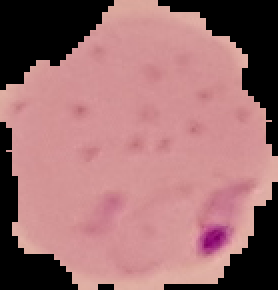
#> input picture img_dataset/Parasitized/C101P62ThinF_IMG_20150918_155731_cell_78.png, 139 x 145 px (shown 2 times larger); its folder holds only this picture in this run
$ jupyter execute --allow-errors img_model_Kmeans_LogisticR.ipynb
#> lines starting #> are read from the running program, lines starting #| are printed output that depends on the picture
## Library Import

[cell 1]
import pandas as pd
import numpy as np
import cv2
import os     # import os to accsses folders
import matplotlib.pyplot as plt
import seaborn as sns

# scaling and splitting
from sklearn.preprocessing import StandardScaler
from sklearn.model_selection import train_test_split

# models
from sklearn.cluster import KMeans
from sklearn.linear_model import LogisticRegression

# evaluation ----
from sklearn.metrics import confusion_matrix,accuracy_score,roc_curve, roc_auc_score

# **1- DATA EXPLORATION** - nagah

[cell 2]
# reading dataset paths
dataset_path = r"../img_dataset"

Parasitized_path = os.path.join(dataset_path, 'Parasitized')
Uninfected_path = os.path.join(dataset_path, 'Uninfected')

[cell 3]
# loading images without any processing
def load_images(folder_path, label):
#> called with folder_path = '../img_dataset/Parasitized', label = 1
    images = [] # list to store images
    labels = [] # list to store labels
    count = 0 # counter for images

    for root, dirs, files in os.walk(folder_path): # root: current directory, files: files in current directory(images) , dirs: subdirectories in that file "we won't use dirs here"
        for filename in files:
            if not filename.lower().endswith((".png", ".jpg", ".jpeg")): # skip non-images
                continue
            img_path = os.path.join(root, filename)
            img = cv2.imread(img_path,0)    # color mode -> 1 , grayscale -> 0 , unchanged -> -1  -- grayscale is 1channel, 2D array type uint8
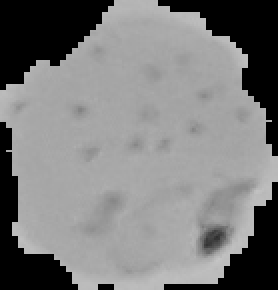
#> img: shape (145, 139) (shown 2 times larger); min 0, max 196, mean 124.3
            if img is None:                 # check if image is loaded successfully
                continue

            images.append(img)
            labels.append(label)
            count += 1

    return images, labels, count

[cell 4]
# load images
parasitized_images, parasitized_labels, count_p = load_images(Parasitized_path, 1)
#> parasitized_images = 1 item; parasitized_labels = [1]; count_p = 1
uninfected_images, uninfected_labels, count_u = load_images(Uninfected_path, 0)
#> call 2 of load_images, with folder_path = '../img_dataset/Uninfected', label = 0
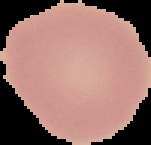
#> input picture img_dataset/Uninfected/C108P69ThinF_IMG_20150924_225004_cell_25.png, 151 x 145 px
#> in load_images (call 2), `img = cv2.imread(img_path,0)`:
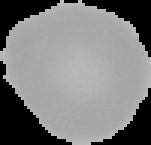
#> img: shape (145, 151); min 0, max 189, mean 123.3
#> uninfected_images = 1 item; uninfected_labels = [0]; count_u = 1

# images count
print("Parasitized images loaded: ",count_p)
#| Parasitized images loaded:  1
print("Uninfected images loaded: ",count_u)
#| Uninfected images loaded:  1
print("Total images loaded: ",count_p + count_u)
#| Total images loaded:  2

# **2- DATA PREPROCESSING** - gamal

[cell 5]
# preprocessing function
def img_preprocessing(images , target_size = (64,64)):
#> called with target_size = (64, 64)
    processed = []    # list to store processed images, if we append on "images" it will modify the original images
    for img in images:
        img_resized = cv2.resize(img, target_size)                    # resize           ---  64x64   -the reason of 64: reduce computational load while retaining
        img_norm = img_resized.astype('float32') / 255.0              # normalization    ---  by making pixel from [0,255] to [0,1]
        img_flat = img_norm.flatten()                                 # flatten          ---  from 2D to 1D array
        processed.append(img_flat)
#> this loop made 1 pass
#> pass 1, in img_preprocessing, `img_resized = cv2.resize(img, target_size)`:
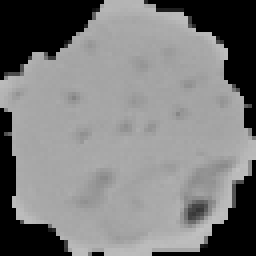
#> img_resized: shape (64, 64) (shown 4 times larger); min 0, max 194, mean 124.3
#> after the loop, processed = 1 item
    return processed

[cell 6]
# preprocessing -> resize, normalize, flatten
parasitized_images = img_preprocessing(parasitized_images)
uninfected_images = img_preprocessing(uninfected_images)
#> the loop in img_preprocessing (call 2), `for img in images:` made 1 pass
#> pass 1, in img_preprocessing (call 2), `img_resized = cv2.resize(img, target_size)`:
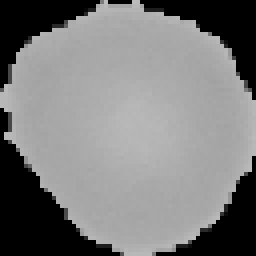
#> img_resized: shape (64, 64) (shown 4 times larger); min 0, max 188, mean 123.6

processed_images = parasitized_images + uninfected_images
#> processed_images = 2 items

[cell 7]
# convert to numpy arrays   -- so we can use them in models
X = np.array(processed_images)                         # for Kmeans and the features for Logistic Regression
y = np.array(parasitized_labels + uninfected_labels)   # labels for Logistic Regression
#> y = [1, 0]

for K-means

[cell 8]
print("X shape:",X.shape)
#| X shape: (2, 4096)
print("y shape:",y.shape)
#| y shape: (2,)

for LR

[cell 9]
# split
X_train, X_test, y_train, y_test = train_test_split(X,
                                                    y,
                                                    test_size=0.2,
                                                    random_state=42
)
#> y_train = [1]; y_test = [0]

[cell 10]
# feature scaling for Logistic Regression
scaler = StandardScaler()
X_train_scaled = scaler.fit_transform(X_train)
X_test_scaled = scaler.transform(X_test)

# **3- MODEL TRAINING**

## 3.a- K-MEANS MODEL - doha

[cell 11]
# K-means

kmeans = KMeans(n_clusters=2, random_state=12)
#> (the rest of this cell did not finish here and is left out)

## 3.b- LOGISTIC REGRESSION MODEL - yousef

[cell 12]
# after scaling the accuracy looks bad --asking--
lr = LogisticRegression(solver='saga', max_iter=500) # --lbfgs default-- using 'saga' solver for better performance on large datasets and max_iter increased to 500 to allow convergence
#> (the rest of this cell did not finish here and is left out)

# **4- EVALUATION** - doha

## Graphs for LR

LR accuracy

#> (a cell that did not finish here is left out)

##### **Confusion Matrix**

#> (a cell that did not finish here is left out)

##### **ROC**

#> (a cell that did not finish here is left out)

## Graphs for KNN

K-means accuracy

#> (a cell that did not finish here is left out)

#> (a cell that did not finish here is left out)

##### **Confusion Matrix**

#> (a cell that did not finish here is left out)

##### **PCA "Principal Component Analysis"**

[cell 19]
from sklearn.decomposition import PCA # principal component analysis

pca = PCA(n_components=2)
X_pca = pca.fit_transform(X)
#> X_pca = [[7.08, 2.81e-05], [-7.08, 2.81e-05]]

# ---- K-means ----
#> (the rest of this cell did not finish here and is left out)
